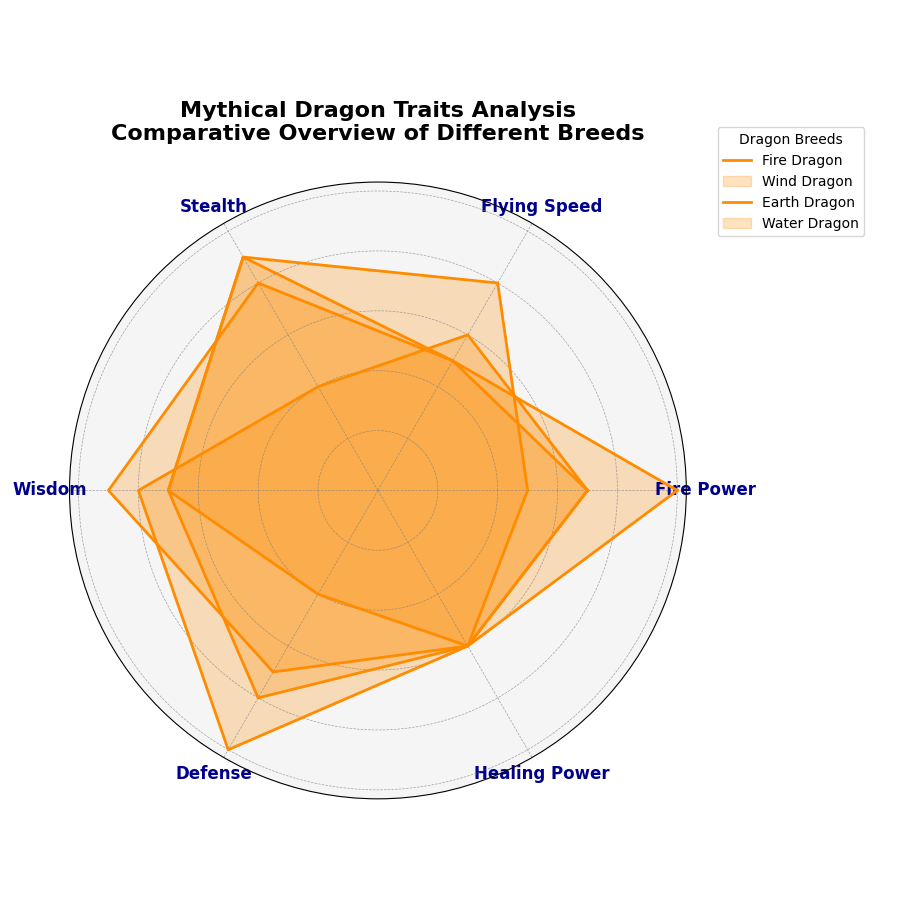

Here is the Python script that generated this plot:
import matplotlib.pyplot as plt
import numpy as np

attributes = ['Fire Power', 'Flying Speed', 'Stealth', 'Wisdom', 'Defense', 'Healing Power']
n_attributes = len(attributes)

fire_dragon = [5, 8, 9, 7, 4, 6]
wind_dragon = [7, 6, 4, 8, 10, 6]
earth_dragon = [10, 5, 8, 9, 7, 6]
water_dragon = [7, 5, 9, 7, 8, 6]

for dragon in [fire_dragon, wind_dragon, earth_dragon, water_dragon]:
    dragon += dragon[:1]

angles = np.linspace(0, 2 * np.pi, n_attributes, endpoint=False).tolist()
angles += angles[:1]

fig, ax = plt.subplots(figsize=(9, 9), subplot_kw=dict(polar=True))

single_color = 'darkorange'
dragon_names = ['Fire Dragon', 'Wind Dragon', 'Earth Dragon', 'Water Dragon']
dragon_data = [fire_dragon, wind_dragon, earth_dragon, water_dragon]

for dragon in dragon_data:
    ax.plot(angles, dragon, color=single_color, linewidth=2, linestyle='solid')
    ax.fill(angles, dragon, color=single_color, alpha=0.25)

plt.xticks(angles[:-1], attributes, fontsize=12, fontweight='bold', color='darkblue')

ax.set_facecolor('whitesmoke')
ax.grid(color='gray', linestyle='--', linewidth=0.5, alpha=0.7)
ax.set_yticklabels([])

plt.legend(dragon_names, loc='upper right', bbox_to_anchor=(1.3, 1.1), title='Dragon Breeds', fontsize=10)

plt.title('Mythical Dragon Traits Analysis\nComparative Overview of Different Breeds', size=16, fontweight='bold', pad=30, color='black')

plt.tight_layout()
plt.show()
